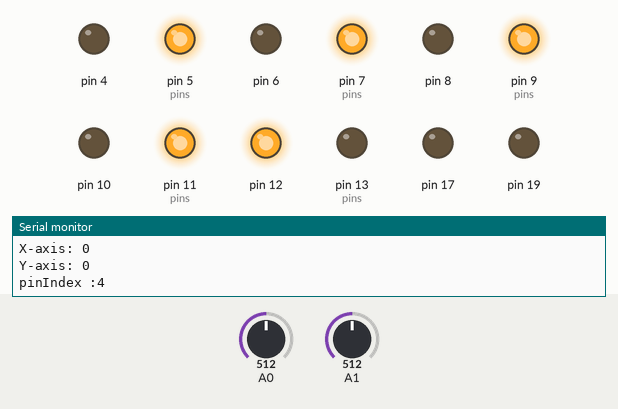
This sketch was run on a simulated Arduino Uno, built with avr-gcc and run on an emulated ATmega328P. Shown: output pins drawn as LEDs (lit = HIGH), the last lines printed to the serial monitor. Inputs (shaded band) come from the test bench; at power-on: A0 = 512, A1 = 512.

Above: at 1.2 s.
1.3 s: A0 set to 1007
3.4 s: A0 set to 1023
At 6.1 s:
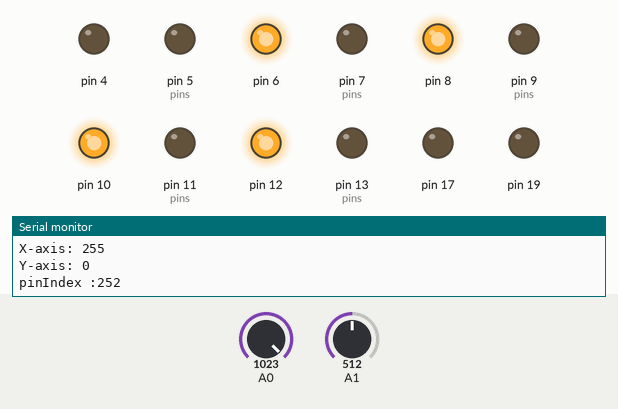
6.4 s: A1 set to 306
At 9.3 s:
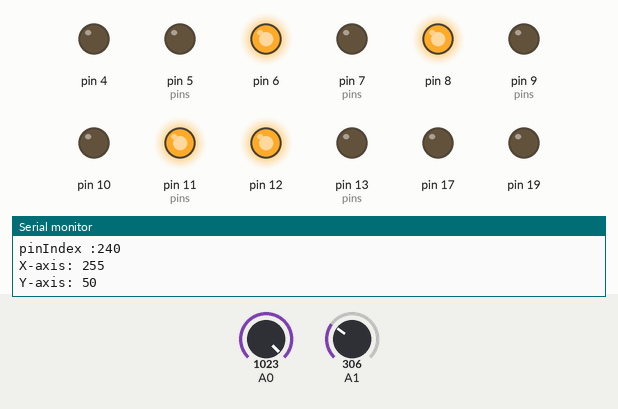
9.4 s: A0 set to 2
12.4 s: A0 set to 0
At 13.7 s:
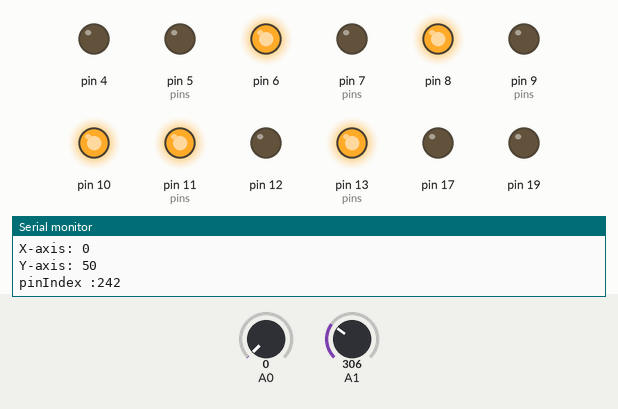
14.5 s: A0 set to 511
At 53.1 s:
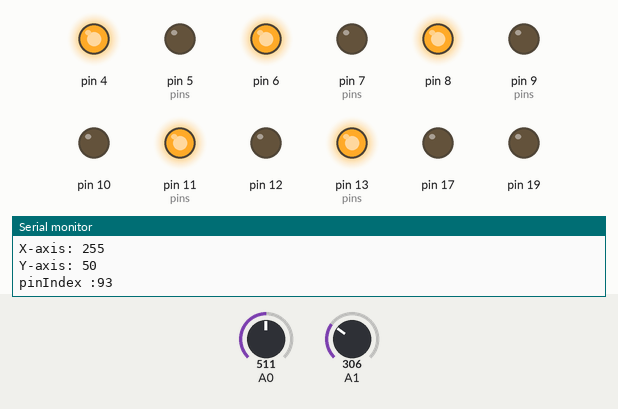
Timing chart, 0 to 62.7 s (numbered marks = the images above; inputs shaded):
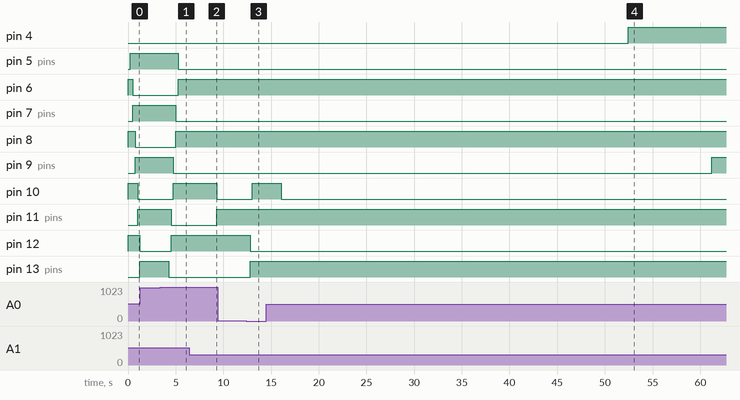

The sketch:

sketch_sep05a.ino
```cpp
byte pinIndex = 0;
byte pins[] = {5, 7, 9, 11, 13};
byte x;
byte y;

void setup() {
  configure_output();
  configure_debuggin();
  ford_back_pin_loading();
}

void loop() {
  capture_and_log_joystick();
  update_pin_base_on_joystick();
  log_pin_index();
}

void update_pin_base_on_joystick()
{
  if(x == 0)
  {
    set_next_pin_on();
  }

  if(x == 255)
  {
    set_last_pin_off();
  }
}

void log_pin_index()
{
   Serial.print("\n");
   Serial.print("pinIndex :");
   Serial.println(pinIndex);
}

void capture_and_log_joystick()
{
  x = analogRead(A0);
  y = analogRead(A1);
  delay(250);
  Serial.print("\n");
  Serial.print("X-axis: ");
  Serial.print(x);
  Serial.print("\n");
  Serial.print("Y-axis: ");
  Serial.println(y);
}

void configure_debuggin()
{
  pinMode(13, OUTPUT);
  pinMode(12, OUTPUT);
  pinMode(11, OUTPUT);
  pinMode(10, OUTPUT);
  pinMode(9, OUTPUT);
  pinMode(8, OUTPUT);
  pinMode(7, OUTPUT);
  pinMode(6, OUTPUT);
  pinMode(5, OUTPUT);
  pinMode(4, OUTPUT);
}

void configure_output()
{
  Serial.begin(9600);
  delay(1);
}

void set_pin_on(byte hpin)
{
  digitalWrite(hpin, HIGH);
  digitalWrite(hpin -1, LOW);
}

void set_pin_off(byte hpin)
{
  digitalWrite(hpin, LOW);
  digitalWrite(hpin + 1, HIGH);
}

void ford_back_pin_loading()
{
  set_pin_on(13);
  set_pin_on(11);
  set_pin_on(9);
  set_pin_on(7);
  set_pin_on(5);
  set_pin_off(5);
  set_pin_off(7);
  set_pin_off(7);
  set_pin_off(9);
  set_pin_off(11);
  set_pin_off(13);
}

byte set_next_pin_on()
{
  set_pin_on(pins[pinIndex]);
  pinIndex +=1;
}

byte set_last_pin_off()
{
  set_pin_off(pins[pinIndex]);
  pinIndex -=1;
}
```

Measured:
- the behaviour switches between 1022 and 1023 on A0 (found by bisection; images 0 and 1)
- the behaviour switches between 1 and 0 on A0 (found by bisection; images 2 and 3)
- after the input at 3.4 s, pin 5 (pins): HIGH → LOW after 1.9 s; pin 6: LOW → HIGH after 1.9 s; pin 7 (pins): HIGH → LOW after 1.6 s; pin 8: LOW → HIGH after 1.6 s; pin 9 (pins): HIGH → LOW after 1.4 s
- after the input at 6.4 s, pin 10: HIGH → LOW after 2.9 s instead of 1.9 s; pin 11 (pins): LOW → HIGH after 2.9 s instead of 1.9 s
- after the input at 12.4 s, pin 10: LOW → HIGH after 0.64 s; pin 12: HIGH → LOW after 0.39 s; pin 13 (pins): LOW → HIGH after 0.39 s
- after the input at 14.5 s, pin 4: LOW → HIGH after 37.9 s; pin 5 (pins): stays LOW (without the input it goes to HIGH after 2.8 s); pin 6: stays HIGH (without the input it goes to LOW after 3.1 s); pin 7 (pins): stops changing and stays LOW
